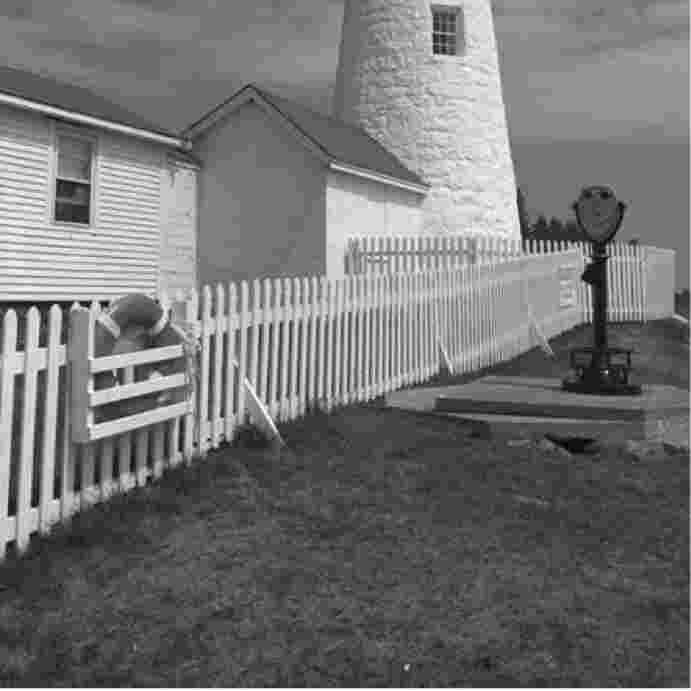
#> input picture EE6310/HW6/Images/lighthouse.jpeg, 691 x 691 px, given in place of lighthouse.png, which was not available
$ jupyter execute --allow-errors HW6.ipynb   (shell and % lines are left out)   (text cells are left out)
#> lines starting #> are read from the running program, lines starting #| are printed output that depends on the picture; pictures that were not available may be replaced by others from this repository, and a replacement may not be noted
[cell 1]
import numpy as np
import matplotlib.pyplot as plt
import matplotlib.image as pimg
from PIL import Image
import cv2
import random
import os
import tarfile
import pickle
from tqdm import tqdm
import warnings
warnings.filterwarnings('ignore')

from IPython.core.display import display, HTML
display(HTML("<style>.container { width:100% !important; }</style>"))

[cell 2]
def MAD(Block1, Block2):
    return np.mean(np.abs(Block1 - Block2))

[cell 3]
# [10 lines left out: function SearchNeighbourhood, not called in this run]

[cell 4]
# [20 lines left out: function EstimateFlow, not called in this run]

[cell 5]
# [18 lines left out: function PlotArrowVector, not called in this run]

[cell 6]
# [8 lines left out: function PredictFrame, not called in this run]

#> (a cell that did not finish here is left out)

#> (a cell that did not finish here is left out)

#> (a cell that did not finish here is left out)

#> (a cell that did not finish here is left out)

#> (a cell that did not finish here is left out)

[cell 12]
def AddNoise(I, mu=0, sigma=0.1):
	# Pixel values of I are between [0,255] and is a grayscale image
	Noise = np.round(255*np.random.normal(mu,sigma,I.shape)).astype(int)

	return np.clip(I + Noise, 0, 255)

[cell 13]
def Blurring(I, kernel_size=(3,3)):
	# Pixel values of I are between [0,255] and is a grayscale image
	B = np.ones(kernel_size)/(kernel_size[0] * kernel_size[1])

	J = np.zeros((I.shape[0] + kernel_size[0] - 1, I.shape[1] + kernel_size[1] - 1))
	J[int(kernel_size[0]/2):I.shape[0] + int(kernel_size[0]/2), int(kernel_size[1]/2):I.shape[1] + int(kernel_size[1]/2)] = I

	O = np.zeros((I.shape[0], I.shape[1]))
	for i in range(0, I.shape[0]):
		for j in range(0, I.shape[1]):
			O[i, j] = np.sum(np.multiply(B, J[i:i+kernel_size[0], j:j+kernel_size[1]]))

	return np.round(O).astype(int)

[cell 14]
def CompressImage(Path):
	img = Image.open(Path).convert("L")
	New_Path = Path[:-3] + "jpeg"
	img.save(New_Path, "JPEG", optimize = True, quality = 10)

	return cv2.resize(np.array(Image.open(New_Path)), (128,128))

[cell 15]
def WeightingFunction(size=(3,3)):
	# Size should be (odd, odd)
	P = int(0.5 * size[0])
	Q = int(0.5 * size[1])
	M = np.ones(size)/(size[0] * size[1])
	W = {}

	for p in range(-P, P+1):
		for q in range(-Q, Q+1):
			W[(p,q)] = M[p+P, q+Q]

	return W

[cell 16]
def MuFunction(I,W):
	# Pixel values of I are between [0,255] and is a grayscale image
	Mu = np.zeros(I.shape)

	for i in range(I.shape[0]):
		for j in range(I.shape[1]):
			for p,q in W.keys():
				try:
					Mu[i,j] += (W[(p,q)] * I[i+p, j+q])
				except:
					Mu[i,j] += 0
	return I

[cell 17]
def SigmaFunction(I,W):
	# Pixel values of I are between [0,255] and is a grayscale image
	Mu = MuFunction(I,W)
	Sigma = np.zeros(I.shape)

	for i in range(I.shape[0]):
		for j in range(I.shape[1]):
			for p,q in W.keys():
				try:
					Sigma[i,j] += (W[(p,q)] * (I[i+p, j+q] - Mu[i,j])**2)
				except:
					Sigma[i,j] += 0

	return np.sqrt(Sigma)

[cell 18]
def CoVarianceFunction(I, J, MuI, W):
	# Pixel values of I,J are between [0,255] and is a grayscale image
	MuJ = MuFunction(I,W)
	CoVariance = np.zeros(I.shape)

	for i in range(I.shape[0]):
		for j in range(I.shape[1]):
			for p,q in W.keys():
				try:
					CoVariance[i,j] += (W[(p,q)] * (I[i+p, j+q] - MuI[i,j]) * (J[i+p, j+q] - MuJ[i,j]))
				except:
					CoVariance[i,j] += 0

	return CoVariance

[cell 19]
def LuminanceSimilarity(J, MuI, W, C1 = (0.01 * 255)**2):
	# Pixel values of I,J are between [0,255] and is a grayscale image

	L = np.zeros(MuI.shape)
	MuJ = MuFunction(J, W)

	for i in range(L.shape[0]):
		for j in range(L.shape[1]):
			L[i,j] = (2*MuI[i,j]*MuJ[i,j] + C1)/(MuI[i,j]*MuI[i,j] + MuJ[i,j]*MuJ[i,j] + C1)

	return L

[cell 20]
def ContrastSimilarity(J, SigmaI, W, C2 = (0.03 * 255)**2):
	# Pixel values of I,J are between [0,255] and is a grayscale image

	C = np.zeros(SigmaI.shape)
	SigmaJ = SigmaFunction(J, W)

	for i in range(C.shape[0]):
		for j in range(C.shape[1]):
			C[i,j] = (2*SigmaI[i,j]*SigmaJ[i,j] + C2)/(SigmaI[i,j]*SigmaI[i,j] + SigmaJ[i,j]*SigmaJ[i,j] + C2)

	return C

[cell 21]
def StructuralSimilarity(I, J, MuI, SigmaI, W, C3 = 0.5 * (0.03 * 255)**2):
	# Pixel values of I,J are between [0,255] and is a grayscale image

	S = np.zeros(I.shape)
	SigmaJ = SigmaFunction(J, W)
	CoVariance = CoVarianceFunction(I,J,MuI,W)

	for i in range(I.shape[0]):
		for j in range(I.shape[1]):
			S[i,j] = (2*CoVariance[i,j] + C3)/(SigmaI[i,j]*SigmaJ[i,j] + C3)

	return S

[cell 22]
def SSIMindex(I, MuI, SigmaI, J):
	# Pixel values of I,J are between [0,255] and is a grayscale image

	L = LuminanceSimilarity(J,MuI,W)
	C = ContrastSimilarity(J,SigmaI,W)
	S = StructuralSimilarity(I,J,MuI,SigmaI,W)

	Map = np.multiply(np.multiply(L,C), S)
	Value = np.mean(Map)

	return Map, Value

[cell 23]
# Reading Image
I = cv2.resize(np.array(Image.open("Images/lighthouse.png").convert('L')), (128,128))
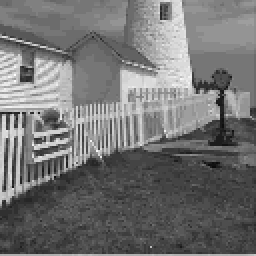
#> I: shape (128, 128) (shown 2 times larger); min 11, max 254, mean 115

# Reference Image Properties for SSIM index calculations
W = WeightingFunction()
MuI = MuFunction(I, W)
#> after the loop in MuFunction, `for i in range(I.shape[0]):`:
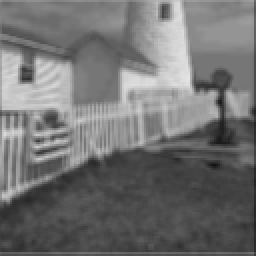
#> Mu: shape (128, 128) float64 (shown 2 times larger); min 18.89, max 229.2, mean 114.3
SigmaI = SigmaFunction(I, W)
#> after the loop in SigmaFunction, `for i in range(I.shape[0]):`:
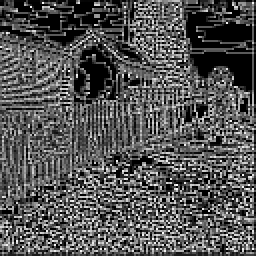
#> Sigma: shape (128, 128) float64 (shown 2 times larger); min 0, max 56906.7, mean 18797.4; drawn with min black and max white
#> in SigmaFunction, `return np.sqrt(Sigma)`:
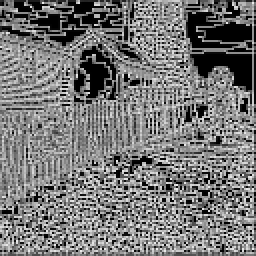
#> returned value: shape (128, 128) float64 (shown 2 times larger); min 0, max 238.6, mean 119.2

# Images
Images = [("Reference", I), ("With Noise", AddNoise(I)), ("Blurred", Blurring(I)), ("Compressed", CompressImage("Images/lighthouse.png"))]
#> in AddNoise, `return np.clip(I + Noise, 0, 255)`:
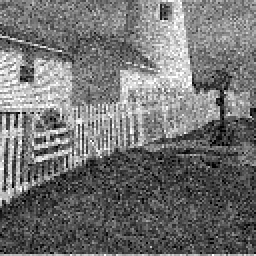
#> returned value: shape (128, 128) int64 (shown 2 times larger); min 0, max 255, mean 114.8
#> in Blurring, `B = np.ones(kernel_size)/(kernel_size[0] * kernel_size[1])`: B = [[0.111, 0.111, 0.111], [0.111, 0.111, 0.111], [0.111, 0.111, 0.111]]
#> in Blurring, `J[int(kernel_size[0]/2):I.shape[0] + int(kernel_size[0]/2), int(kernel..`:
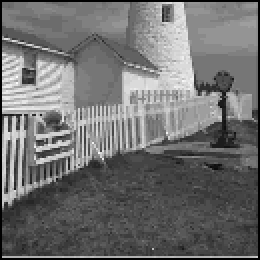
#> J: shape (130, 130) float64 (shown 2 times larger); min 0, max 254, mean 111.5
#> in CompressImage, img is the input picture: PIL image 691x691 L; min 0, max 255, mean 115.4

# Displaying Images
#> (the rest of this cell did not finish here and is left out)
